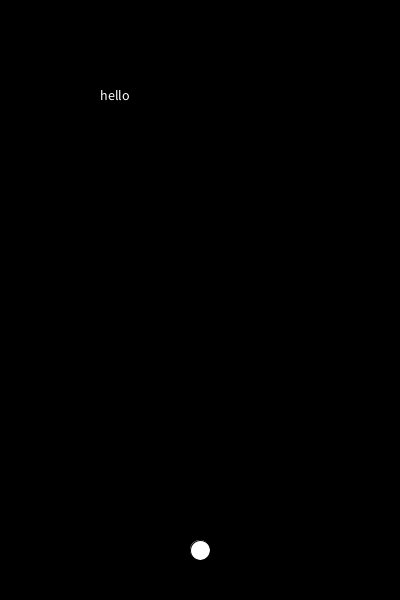
Frame 1 (no input)
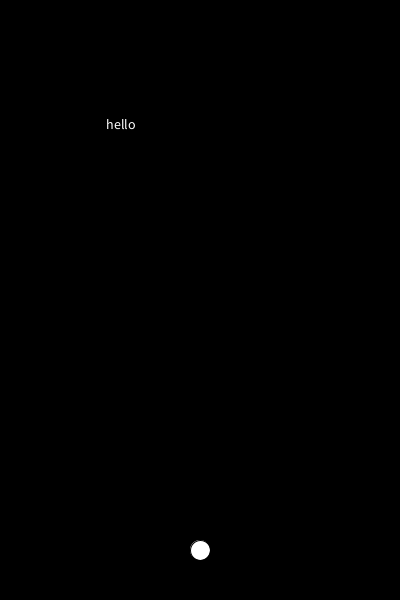
Frame 60 (the mouse pressed at the canvas centre just before this capture)
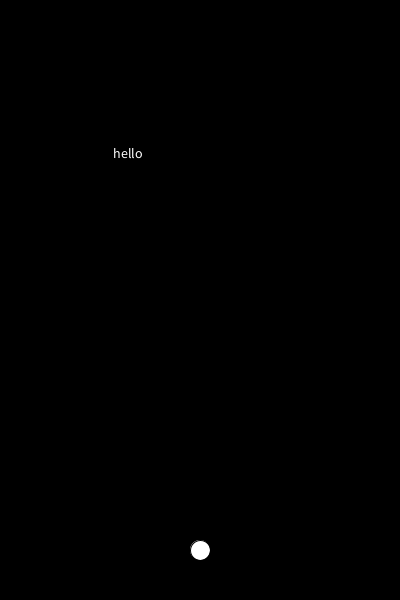
Frame 120 (the mouse held since frame 60 and released just before this capture)

The Processing sketch that drew these frames (run headless with seeded random() and noise(); from frame 60 on, the mouse is pressed at the canvas centre):

// Processing sketch: week06_8_game_shoot_word_x_y
// ── week06_8_game_shoot_word_x_y.pde
void setup(){
  size(400,600);
  textSize(14);
}
String Q= "hello",A="";
float x=100,y=100;
void draw(){
  background(0);
  text(Q,x,y);
  ellipse(200,550,20,20);
  float dx = (200-x),dy=(550-y),d = sqrt(dx*dx+dy*dy)*2;
  x+=dx/d;
  y+=dy/d;
  if(keyPressed){
    stroke(255,0,0);
    line(200,550,x,y);
  }
}
